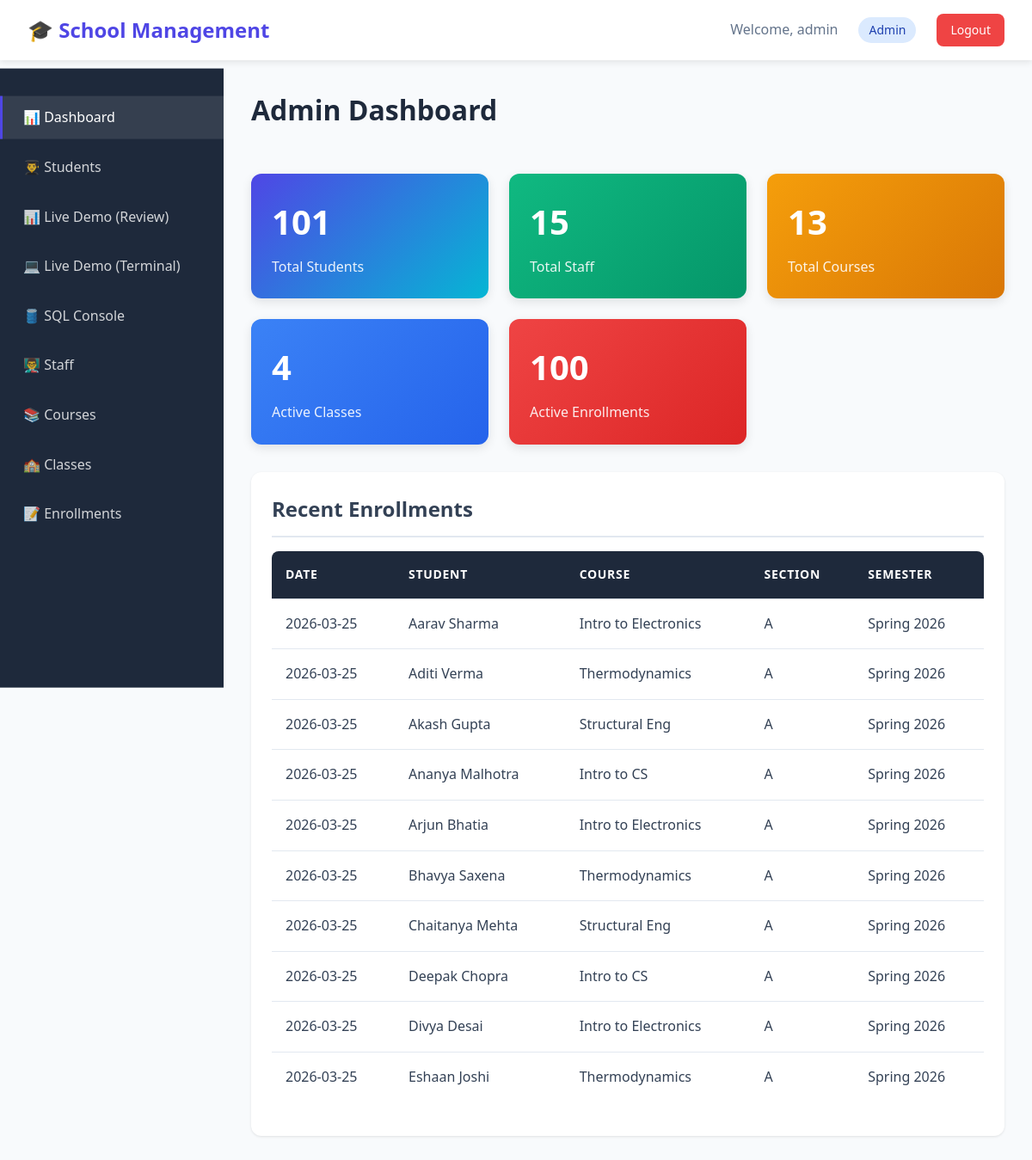
Screenshot of /admin/dashboard (signed in) with the database file from the repository.
### tables this page shows
CREATE TABLE Enrollment (
    Enrollment_ID INTEGER PRIMARY KEY AUTOINCREMENT,
    Student_ID INTEGER NOT NULL,
    Class_ID INTEGER NOT NULL,
    Status TEXT CHECK(Status IN ('Enrolled', 'Dropped', 'Completed', 'Waitlisted')) DEFAULT 'Enrolled',
    Enrollment_Date DATE DEFAULT CURRENT_DATE, Grade TEXT,
    FOREIGN KEY (Student_ID) REFERENCES Student(Student_ID) ON DELETE CASCADE,
    FOREIGN KEY (Class_ID) REFERENCES Class(Class_ID) ON DELETE CASCADE,
    UNIQUE(Student_ID, Class_ID) -- Prevent duplicate enrollment
);

CREATE TABLE Course (
    Course_ID INTEGER PRIMARY KEY AUTOINCREMENT,
    Code TEXT UNIQUE NOT NULL, -- e.g., 'CS101'
    Title TEXT NOT NULL,
    Credits INTEGER NOT NULL,
    Dept_ID INTEGER,
    FOREIGN KEY (Dept_ID) REFERENCES Department(Dept_ID) ON DELETE CASCADE
);

CREATE TABLE Class (
    Class_ID INTEGER PRIMARY KEY AUTOINCREMENT,
    Course_ID INTEGER NOT NULL,
    Section TEXT NOT NULL, -- 'A', 'B'
    Semester TEXT NOT NULL, -- 'Spring 2026'
    Teacher_ID INTEGER,
    FOREIGN KEY (Course_ID) REFERENCES Course(Course_ID) ON DELETE CASCADE,
    FOREIGN KEY (Teacher_ID) REFERENCES Staff(Staff_ID) ON DELETE SET NULL
);

### app.py (the view)
@app.route('/admin/dashboard')
@login_required
@role_required('Admin')
def admin_dashboard():
    stats = {
        'total_students': query_db('SELECT COUNT(*) as count FROM Student', one=True)['count'],
        'total_staff': query_db('SELECT COUNT(*) as count FROM Staff', one=True)['count'],
        'total_courses': query_db('SELECT COUNT(*) as count FROM Course', one=True)['count'],
        'total_classes': query_db('SELECT COUNT(*) as count FROM Class', one=True)['count'],
        'active_enrollments': query_db('SELECT COUNT(*) as count FROM Enrollment WHERE Status = "Enrolled"', one=True)['count']
    }
    recent_enrollments = query_db('''
        SELECT e.Enrollment_Date, s.First_Name || ' ' || s.Last_Name as Student_Name,
               c.Title as Course_Title, cl.Section, cl.Semester
        FROM Enrollment e
        JOIN Student s ON e.Student_ID = s.Student_ID
        JOIN Class cl ON e.Class_ID = cl.Class_ID
        JOIN Course c ON cl.Course_ID = c.Course_ID
        ORDER BY e.Enrollment_Date DESC
        LIMIT 10
    ''')
    return render_template('admin/dashboard.html', stats=stats, recent_enrollments=recent_enrollments)

### app.py (called while the page is built)
def get_db():
    conn = sqlite3.connect(DB_NAME)
    conn.row_factory = sqlite3.Row
    conn.execute("PRAGMA foreign_keys = ON")
    return conn

def query_db(query, args=(), one=False):
    conn = get_db()
    cur = conn.execute(query, args)
    rv = cur.fetchall()
    conn.close()
    return (rv[0] if rv else None) if one else rv

def login_required(f):
    @wraps(f)
    def decorated_function(*args, **kwargs):
        if 'user_id' not in session:
            flash('Please log in to access this page.', 'warning')
            return redirect(url_for('login'))
        return f(*args, **kwargs)
    return decorated_function

def role_required(*roles):
    def decorator(f):
        @wraps(f)
        def decorated_function(*args, **kwargs):
            if 'role' not in session or session['role'] not in roles:
                flash('You do not have permission to access this page.', 'danger')
                return redirect(url_for('dashboard'))
            return f(*args, **kwargs)
        return decorated_function
    return decorator

### templates/admin/dashboard.html (shortened to what this page needs)
{% extends "base.html" %}
{% block content %}
<div class="layout">
    <div class="sidebar">
        <ul class="sidebar-menu">
            <li class="sidebar-item">
                <a href="{{ url_for('admin_dashboard') }}" class="sidebar-link active">
                    📊 Dashboard
                </a>
            </li>
            <li class="sidebar-item">
                <a href="{{ url_for('admin_students') }}" class="sidebar-link">
                    👨‍🎓 Students
                </a>
            </li>
            <li class="sidebar-item">
                <a href="{{ url_for('db_review') }}" target="_blank" class="sidebar-link">
                    📊 Live Demo (Review)
                </a>
            </li>
            <li class="sidebar-item">
                <a href="{{ url_for('terminal') }}" target="_blank" class="sidebar-link">
                    💻 Live Demo (Terminal)
                </a>
            </li>
            <li class="sidebar-item">
                <a href="{{ url_for('admin_sql_console') }}" class="sidebar-link">
                    🛢️ SQL Console
                </a>
            </li>
            <li class="sidebar-item">
                <a href="{{ url_for('admin_staff') }}" class="sidebar-link">
                    👨‍🏫 Staff
                </a>
            </li>
            <li class="sidebar-item">
                <a href="{{ url_for('admin_courses') }}" class="sidebar-link">
                    📚 Courses
                </a>
            </li>
            <li class="sidebar-item">
                <a href="{{ url_for('admin_classes') }}" class="sidebar-link">
                    🏫 Classes
                </a>
            </li>
            <li class="sidebar-item">
                <a href="{{ url_for('admin_enrollments') }}" class="sidebar-link">
                    📝 Enrollments
                </a>
            </li>
        </ul>
    </div>
    <div class="main-content">
        <div class="page-header">
            <h1 class="page-title">Admin Dashboard</h1>
        </div>
        <div class="stats-grid">
            <div class="stat-card">
                <div class="stat-value">{{ stats.total_students }}</div>
                <div class="stat-label">Total Students</div>
            </div>
            <div class="stat-card success">
                <div class="stat-value">{{ stats.total_staff }}</div>
                <div class="stat-label">Total Staff</div>
            </div>
            <div class="stat-card warning">
                <div class="stat-value">{{ stats.total_courses }}</div>
                <div class="stat-label">Total Courses</div>
            </div>
            <div class="stat-card info">
                <div class="stat-value">{{ stats.total_classes }}</div>
                <div class="stat-label">Active Classes</div>
            </div>
            <div class="stat-card danger">
                <div class="stat-value">{{ stats.active_enrollments }}</div>
                <div class="stat-label">Active Enrollments</div>
            </div>
        </div>
        <div class="card">
            <div class="card-header">Recent Enrollments</div>
            <div class="table-container">
                <table class="table">
                    <thead>
                        <tr>
                            <th>Date</th>
                            <th>Student</th>
                            <th>Course</th>
                            <th>Section</th>
                            <th>Semester</th>
                        </tr>
                    </thead>
                    <tbody>
                        {% for enrollment in recent_enrollments %}
                        <tr>
                            <td>{{ enrollment.Enrollment_Date }}</td>
                            <td>{{ enrollment.Student_Name }}</td>
                            <td>{{ enrollment.Course_Title }}</td>
                            <td>{{ enrollment.Section }}</td>
                            <td>{{ enrollment.Semester }}</td>
                        </tr>
                        {% endfor %}
                    </tbody>
                </table>
            </div>
        </div>
    </div>
</div>
{% endblock %}

### templates/base.html (shortened to what this page needs)
<!DOCTYPE html>
<html lang="en">
<head>
    <link rel="stylesheet" href="{{ url_for('static', filename='css/style.css') }}">
</head>
<body>
    {% if session.user_id %}
    <nav class="navbar">
        <a href="{{ url_for('dashboard') }}" class="navbar-brand">🎓 School Management</a>
        <div class="navbar-menu">
            <span style="color: #64748b;">Welcome, {{ session.username }}</span>
            <span class="badge badge-info">{{ session.role }}</span>
            <a href="{{ url_for('logout') }}" class="btn btn-danger btn-sm">Logout</a>
        </div>
    </nav>
    {% endif %}
    {% block content %}{% endblock %}
</body>
</html>

### static/css/style.css (style rules this page uses)
:root { --primary-color: #4f46e5; --secondary-color: #06b6d4; --success-color: #10b981; --danger-color: #ef4444; --warning-color: #f59e0b; --info-color: #3b82f6; --dark-color: #1e293b; --light-color: #f8fafc; --border-color: #e2e8f0; --text-color: #334155; --sidebar-width: 260px; }
* { margin: 0; padding: 0; box-sizing: border-box; }
body { font-family: 'Segoe UI', Tahoma, Geneva, Verdana, sans-serif; background: var(--light-color); color: var(--text-color); line-height: 1.6; }
h1, h2, h3, h4, h5, h6 { color: var(--dark-color); font-weight: 600; margin-bottom: 1rem; }
h1 { font-size: 2.5rem; }
.btn { display: inline-block; padding: 0.75rem 1.5rem; border: none; border-radius: 0.5rem; font-size: 1rem; font-weight: 500; text-decoration: none; cursor: pointer; transition: all 0.3s ease; text-align: center; }
.btn-danger { background: var(--danger-color); color: white; }
.btn-sm { padding: 0.5rem 1rem; font-size: 0.875rem; }
.card { background: white; border-radius: 0.75rem; box-shadow: 0 1px 3px rgba(0, 0, 0, 0.1); padding: 1.5rem; margin-bottom: 1.5rem; transition: box-shadow 0.3s; }
.card-header { font-size: 1.5rem; font-weight: 600; margin-bottom: 1rem; padding-bottom: 0.75rem; border-bottom: 2px solid var(--border-color); }
.stats-grid { display: grid; grid-template-columns: repeat(auto-fit, minmax(250px, 1fr)); gap: 1.5rem; margin-bottom: 2rem; }
.stat-card { background: linear-gradient(135deg, var(--primary-color), var(--secondary-color)); color: white; border-radius: 0.75rem; padding: 1.5rem; box-shadow: 0 4px 12px rgba(0, 0, 0, 0.1); }
.stat-card.success { background: linear-gradient(135deg, #10b981, #059669); }
.stat-card.warning { background: linear-gradient(135deg, #f59e0b, #d97706); }
.stat-card.info { background: linear-gradient(135deg, #3b82f6, #2563eb); }
.stat-card.danger { background: linear-gradient(135deg, #ef4444, #dc2626); }
.stat-value { font-size: 2.5rem; font-weight: 700; margin-bottom: 0.5rem; }
.stat-label { font-size: 1rem; opacity: 0.9; }
.table-container { overflow-x: auto; margin: 1rem 0; }
.table { width: 100%; border-collapse: collapse; background: white; border-radius: 0.5rem; overflow: hidden; }
.table thead { background: var(--dark-color); color: white; }
.table th, .table td { padding: 1rem; text-align: left; border-bottom: 1px solid var(--border-color); }
.table th { font-weight: 600; text-transform: uppercase; font-size: 0.875rem; letter-spacing: 0.05em; }
.table tbody tr { transition: background-color 0.3s; }
.table tbody tr:last-child td { border-bottom: none; }
.navbar { background: white; box-shadow: 0 2px 8px rgba(0, 0, 0, 0.1); padding: 1rem 2rem; display: flex; justify-content: space-between; align-items: center; position: sticky; top: 0; z-index: 100; }
.navbar-brand { font-size: 1.5rem; font-weight: 700; color: var(--primary-color); text-decoration: none; }
.navbar-menu { display: flex; gap: 1.5rem; align-items: center; }
.layout { display: flex; min-height: calc(100vh - 80px); }
.sidebar { width: var(--sidebar-width); background: var(--dark-color); color: white; padding: 2rem 0; position: sticky; top: 80px; height: calc(100vh - 80px); overflow-y: auto; }
.sidebar-menu { list-style: none; }
.sidebar-item { margin-bottom: 0.5rem; }
.sidebar-link { display: block; color: rgba(255, 255, 255, 0.8); text-decoration: none; padding: 0.75rem 1.5rem; transition: all 0.3s; border-left: 3px solid transparent; }
.sidebar-link:hover, .sidebar-link.active { background: rgba(255, 255, 255, 0.1); color: white; border-left-color: var(--primary-color); }
.main-content { flex: 1; padding: 2rem; max-width: 1400px; }
.page-header { margin-bottom: 2rem; display: flex; justify-content: space-between; align-items: center; }
.page-title { font-size: 2rem; color: var(--dark-color); }
.badge { display: inline-block; padding: 0.25rem 0.75rem; border-radius: 1rem; font-size: 0.875rem; font-weight: 500; }
.badge-info { background: #dbeafe; color: #1e40af; }

### rows the page displays
Enrollment: Enrollment_Date "2026-03-25", Student_Name "Aarav Sharma", Course_Title "Intro to Electronics", Section "A", Semester "Spring 2026"
Enrollment: Enrollment_Date "2026-03-25", Student_Name "Aditi Verma", Course_Title "Thermodynamics", Section "A", Semester "Spring 2026"
Enrollment: Enrollment_Date "2026-03-25", Student_Name "Akash Gupta", Course_Title "Structural Eng", Section "A", Semester "Spring 2026"
Enrollment: Enrollment_Date "2026-03-25", Student_Name "Ananya Malhotra", Course_Title "Intro to CS", Section "A", Semester "Spring 2026"
Enrollment: Enrollment_Date "2026-03-25", Student_Name "Arjun Bhatia", Course_Title "Intro to Electronics", Section "A", Semester "Spring 2026"
Enrollment: Enrollment_Date "2026-03-25", Student_Name "Bhavya Saxena", Course_Title "Thermodynamics", Section "A", Semester "Spring 2026"
Enrollment: Enrollment_Date "2026-03-25", Student_Name "Chaitanya Mehta", Course_Title "Structural Eng", Section "A", Semester "Spring 2026"
Enrollment: Enrollment_Date "2026-03-25", Student_Name "Deepak Chopra", Course_Title "Intro to CS", Section "A", Semester "Spring 2026"
Enrollment: Enrollment_Date "2026-03-25", Student_Name "Divya Desai", Course_Title "Intro to Electronics", Section "A", Semester "Spring 2026"
Enrollment: Enrollment_Date "2026-03-25", Student_Name "Eshaan Joshi", Course_Title "Thermodynamics", Section "A", Semester "Spring 2026"

### other values shown
{{ session.username }} "admin"
{{ session.role }} "Admin"
{{ stats.total_students }} "101"
{{ stats.total_staff }} "15"
{{ stats.total_courses }} "13"
{{ stats.total_classes }} "4"
{{ stats.active_enrollments }} "100"
